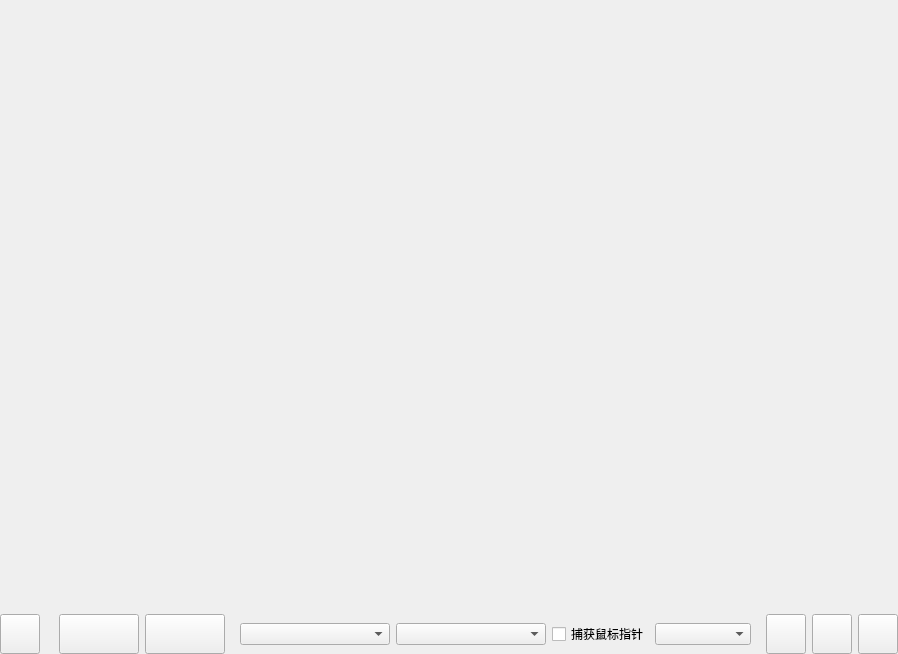
<?xml version="1.0" encoding="UTF-8"?>
<ui version="4.0">
 <class>CaptureWindow</class>
 <widget class="QWidget" name="CaptureWindow">
  <property name="geometry">
   <rect>
    <x>0</x>
    <y>0</y>
    <width>898</width>
    <height>654</height>
   </rect>
  </property>
  <property name="windowTitle">
   <string>CaptureWindow</string>
  </property>
  <layout class="QVBoxLayout" name="verticalLayout">
   <property name="spacing">
    <number>0</number>
   </property>
   <property name="leftMargin">
    <number>0</number>
   </property>
   <property name="topMargin">
    <number>0</number>
   </property>
   <property name="rightMargin">
    <number>0</number>
   </property>
   <property name="bottomMargin">
    <number>0</number>
   </property>
   <item>
    <widget class="fplayer::FVideoView" name="wgtView" native="true">
     <property name="sizePolicy">
      <sizepolicy hsizetype="Preferred" vsizetype="Preferred">
       <horstretch>0</horstretch>
       <verstretch>0</verstretch>
      </sizepolicy>
     </property>
    </widget>
   </item>
   <item>
    <widget class="QWidget" name="wgtDown" native="true">
     <property name="sizePolicy">
      <sizepolicy hsizetype="Preferred" vsizetype="Fixed">
       <horstretch>0</horstretch>
       <verstretch>0</verstretch>
      </sizepolicy>
     </property>
     <property name="minimumSize">
      <size>
       <width>0</width>
       <height>40</height>
      </size>
     </property>
     <property name="maximumSize">
      <size>
       <width>16777215</width>
       <height>40</height>
      </size>
     </property>
     <layout class="QHBoxLayout" name="horizontalLayout">
      <property name="leftMargin">
       <number>0</number>
      </property>
      <property name="topMargin">
       <number>0</number>
      </property>
      <property name="rightMargin">
       <number>0</number>
      </property>
      <property name="bottomMargin">
       <number>0</number>
      </property>
      <item>
       <widget class="QWidget" name="wgtOperate" native="true">
        <layout class="QHBoxLayout" name="horizontalLayout_2">
         <property name="spacing">
          <number>0</number>
         </property>
         <property name="leftMargin">
          <number>0</number>
         </property>
         <property name="topMargin">
          <number>0</number>
         </property>
         <property name="rightMargin">
          <number>0</number>
         </property>
         <property name="bottomMargin">
          <number>0</number>
         </property>
         <item>
          <widget class="QPushButton" name="btnPlay">
           <property name="sizePolicy">
            <sizepolicy hsizetype="Fixed" vsizetype="Fixed">
             <horstretch>0</horstretch>
             <verstretch>0</verstretch>
            </sizepolicy>
           </property>
           <property name="minimumSize">
            <size>
             <width>40</width>
             <height>40</height>
            </size>
           </property>
           <property name="maximumSize">
            <size>
             <width>40</width>
             <height>40</height>
            </size>
           </property>
           <property name="toolTip">
            <string>播放/暂停</string>
           </property>
           <property name="text">
            <string/>
           </property>
           <property name="icon">
            <iconset theme="QIcon::ThemeIcon::MediaPlaybackStart"/>
           </property>
           <property name="iconSize">
            <size>
             <width>24</width>
             <height>24</height>
            </size>
           </property>
          </widget>
         </item>
        </layout>
       </widget>
      </item>
      <item>
       <spacer name="horizontalSpacer">
        <property name="orientation">
         <enum>Qt::Orientation::Horizontal</enum>
        </property>
        <property name="sizeHint" stdset="0">
         <size>
          <width>447</width>
          <height>20</height>
         </size>
        </property>
       </spacer>
      </item>
      <item>
       <widget class="QPushButton" name="btnCut">
        <property name="sizePolicy">
         <sizepolicy hsizetype="Fixed" vsizetype="Fixed">
          <horstretch>0</horstretch>
          <verstretch>0</verstretch>
         </sizepolicy>
        </property>
        <property name="minimumSize">
         <size>
          <width>80</width>
          <height>40</height>
         </size>
        </property>
        <property name="maximumSize">
         <size>
          <width>80</width>
          <height>40</height>
         </size>
        </property>
        <property name="toolTip">
         <string>截图</string>
        </property>
        <property name="text">
         <string/>
        </property>
        <property name="icon">
         <iconset theme="QIcon::ThemeIcon::CameraPhoto"/>
        </property>
        <property name="iconSize">
         <size>
          <width>24</width>
          <height>24</height>
         </size>
        </property>
       </widget>
      </item>
      <item>
       <widget class="QPushButton" name="btnCast">
        <property name="sizePolicy">
         <sizepolicy hsizetype="Fixed" vsizetype="Fixed">
          <horstretch>0</horstretch>
          <verstretch>0</verstretch>
         </sizepolicy>
        </property>
        <property name="minimumSize">
         <size>
          <width>80</width>
          <height>40</height>
         </size>
        </property>
        <property name="maximumSize">
         <size>
          <width>80</width>
          <height>40</height>
         </size>
        </property>
        <property name="toolTip">
         <string>录制</string>
        </property>
        <property name="text">
         <string/>
        </property>
        <property name="icon">
         <iconset theme="QIcon::ThemeIcon::CameraVideo"/>
        </property>
        <property name="iconSize">
         <size>
          <width>24</width>
          <height>24</height>
         </size>
        </property>
       </widget>
      </item>
      <item>
       <widget class="QWidget" name="wgtDevices" native="true">
        <layout class="QHBoxLayout" name="horizontalLayout_3">
         <item>
          <widget class="QComboBox" name="cmbDevices">
           <property name="minimumSize">
            <size>
             <width>150</width>
             <height>0</height>
            </size>
           </property>
          </widget>
         </item>
         <item>
          <widget class="QComboBox" name="cmbFormats">
           <property name="minimumSize">
            <size>
             <width>150</width>
             <height>0</height>
            </size>
           </property>
          </widget>
         </item>
         <item>
          <widget class="QCheckBox" name="chkCaptureCursor">
           <property name="text">
            <string>捕获鼠标指针</string>
           </property>
           <property name="checked">
            <bool>false</bool>
           </property>
          </widget>
         </item>
         <item>
          <widget class="QComboBox" name="cmbScreenFps">
           <property name="minimumSize">
            <size>
             <width>96</width>
             <height>0</height>
            </size>
           </property>
          </widget>
         </item>
        </layout>
       </widget>
      </item>
      <item>
       <widget class="QPushButton" name="btnImagePool">
        <property name="sizePolicy">
         <sizepolicy hsizetype="Fixed" vsizetype="Fixed">
          <horstretch>0</horstretch>
          <verstretch>0</verstretch>
         </sizepolicy>
        </property>
        <property name="minimumSize">
         <size>
          <width>40</width>
          <height>40</height>
         </size>
        </property>
        <property name="maximumSize">
         <size>
          <width>40</width>
          <height>40</height>
         </size>
        </property>
        <property name="toolTip">
         <string>图池</string>
        </property>
        <property name="text">
         <string/>
        </property>
        <property name="icon">
         <iconset resource="../res/res.qrc">
          <normaloff>:/icon/picture.svg</normaloff>:/icon/picture.svg</iconset>
        </property>
        <property name="iconSize">
         <size>
          <width>24</width>
          <height>24</height>
         </size>
        </property>
       </widget>
      </item>
      <item>
       <widget class="QPushButton" name="btnSettings">
        <property name="sizePolicy">
         <sizepolicy hsizetype="Fixed" vsizetype="Fixed">
          <horstretch>0</horstretch>
          <verstretch>0</verstretch>
         </sizepolicy>
        </property>
        <property name="minimumSize">
         <size>
          <width>40</width>
          <height>40</height>
         </size>
        </property>
        <property name="maximumSize">
         <size>
          <width>40</width>
          <height>40</height>
         </size>
        </property>
        <property name="toolTip">
         <string>设置</string>
        </property>
        <property name="text">
         <string/>
        </property>
        <property name="icon">
         <iconset theme="QIcon::ThemeIcon::DocumentProperties"/>
        </property>
        <property name="iconSize">
         <size>
          <width>24</width>
          <height>24</height>
         </size>
        </property>
       </widget>
      </item>
      <item>
       <widget class="QPushButton" name="btnFullscreen">
        <property name="sizePolicy">
         <sizepolicy hsizetype="Fixed" vsizetype="Fixed">
          <horstretch>0</horstretch>
          <verstretch>0</verstretch>
         </sizepolicy>
        </property>
        <property name="minimumSize">
         <size>
          <width>40</width>
          <height>40</height>
         </size>
        </property>
        <property name="maximumSize">
         <size>
          <width>40</width>
          <height>40</height>
         </size>
        </property>
        <property name="toolTip">
         <string>全屏/退出全屏</string>
        </property>
        <property name="text">
         <string/>
        </property>
        <property name="icon">
         <iconset theme="QIcon::ThemeIcon::ViewFullscreen"/>
        </property>
        <property name="iconSize">
         <size>
          <width>24</width>
          <height>24</height>
         </size>
        </property>
       </widget>
      </item>
     </layout>
    </widget>
   </item>
  </layout>
 </widget>
 <customwidgets>
  <customwidget>
   <class>fplayer::FVideoView</class>
   <extends>QWidget</extends>
   <header>fplayer/widget/fvideoview.h</header>
   <container>1</container>
  </customwidget>
 </customwidgets>
 <resources>
  <include location="../res/res.qrc"/>
 </resources>
 <connections/>
</ui>
